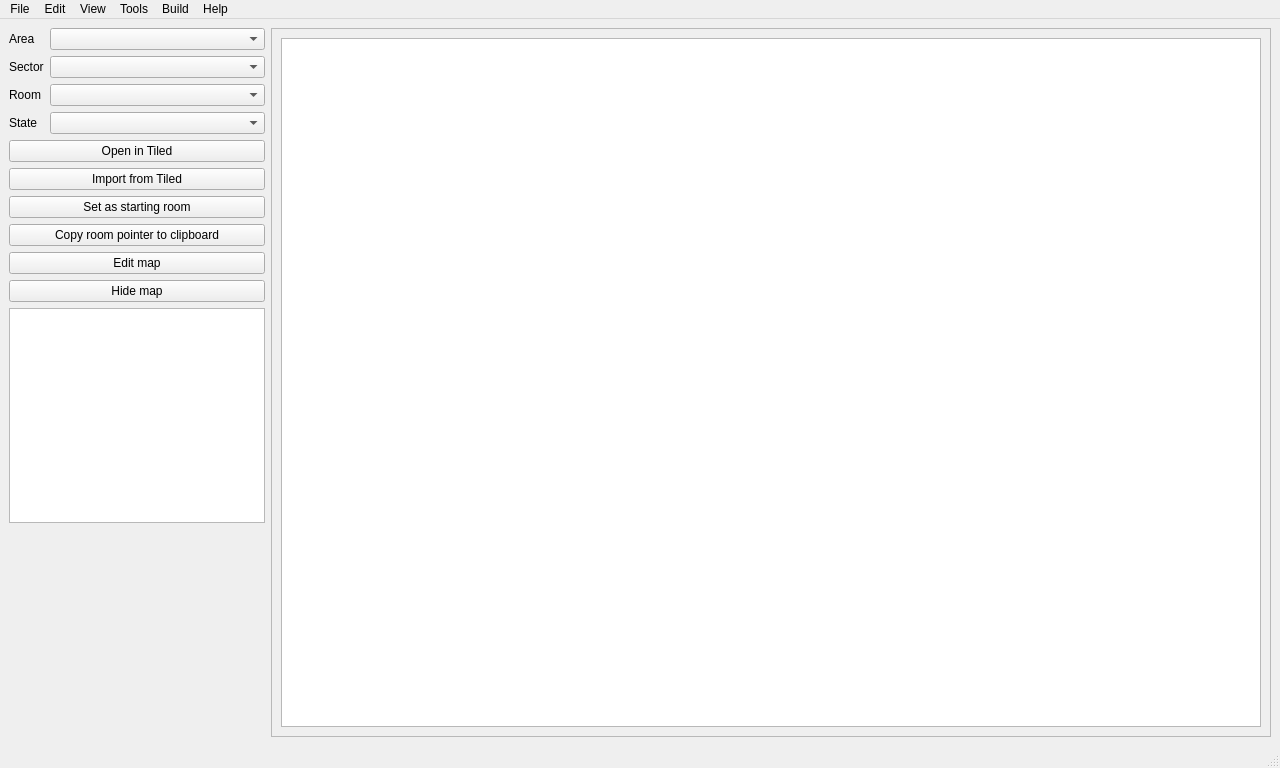
<?xml version="1.0" encoding="UTF-8"?>
<ui version="4.0">
 <class>MainWindow</class>
 <widget class="QMainWindow" name="MainWindow">
  <property name="geometry">
   <rect>
    <x>0</x>
    <y>0</y>
    <width>1280</width>
    <height>768</height>
   </rect>
  </property>
  <property name="windowTitle">
   <string>DSVania Editor</string>
  </property>
  <property name="windowIcon">
   <iconset>
    <normaloff>images/dsvedit_icon.png</normaloff>images/dsvedit_icon.png</iconset>
  </property>
  <widget class="QWidget" name="centralwidget">
   <layout class="QHBoxLayout" name="horizontalLayout">
    <item>
     <layout class="QVBoxLayout" name="verticalLayout">
      <item>
       <layout class="QFormLayout" name="formLayout">
        <item row="0" column="0">
         <widget class="QLabel" name="label">
          <property name="text">
           <string>Area</string>
          </property>
         </widget>
        </item>
        <item row="1" column="0">
         <widget class="QLabel" name="label_2">
          <property name="text">
           <string>Sector</string>
          </property>
         </widget>
        </item>
        <item row="2" column="0">
         <widget class="QLabel" name="label_3">
          <property name="text">
           <string>Room</string>
          </property>
         </widget>
        </item>
        <item row="0" column="1">
         <widget class="QComboBox" name="area">
          <property name="minimumSize">
           <size>
            <width>200</width>
            <height>0</height>
           </size>
          </property>
         </widget>
        </item>
        <item row="1" column="1">
         <widget class="QComboBox" name="sector">
          <property name="minimumSize">
           <size>
            <width>200</width>
            <height>0</height>
           </size>
          </property>
         </widget>
        </item>
        <item row="2" column="1">
         <widget class="QComboBox" name="room">
          <property name="minimumSize">
           <size>
            <width>200</width>
            <height>0</height>
           </size>
          </property>
         </widget>
        </item>
        <item row="3" column="0">
         <widget class="QLabel" name="label_4">
          <property name="text">
           <string>State</string>
          </property>
         </widget>
        </item>
        <item row="3" column="1">
         <widget class="QComboBox" name="room_state"/>
        </item>
       </layout>
      </item>
      <item>
       <widget class="QPushButton" name="tiled_export">
        <property name="text">
         <string>Open in Tiled</string>
        </property>
       </widget>
      </item>
      <item>
       <widget class="QPushButton" name="tiled_import">
        <property name="text">
         <string>Import from Tiled</string>
        </property>
       </widget>
      </item>
      <item>
       <widget class="QPushButton" name="set_as_starting_room">
        <property name="text">
         <string>Set as starting room</string>
        </property>
       </widget>
      </item>
      <item>
       <widget class="QPushButton" name="copy_room_pointer">
        <property name="text">
         <string>Copy room pointer to clipboard</string>
        </property>
       </widget>
      </item>
      <item>
       <widget class="QPushButton" name="edit_map">
        <property name="text">
         <string>Edit map</string>
        </property>
       </widget>
      </item>
      <item>
       <widget class="QPushButton" name="toggle_hide_map">
        <property name="text">
         <string>Hide map</string>
        </property>
       </widget>
      </item>
      <item>
       <widget class="QGraphicsView" name="map_graphics_view"/>
      </item>
      <item>
       <spacer name="verticalSpacer">
        <property name="orientation">
         <enum>Qt::Vertical</enum>
        </property>
        <property name="sizeHint" stdset="0">
         <size>
          <width>20</width>
          <height>40</height>
         </size>
        </property>
       </spacer>
      </item>
     </layout>
    </item>
    <item>
     <widget class="QScrollArea" name="scrollArea">
      <property name="sizePolicy">
       <sizepolicy hsizetype="Expanding" vsizetype="Expanding">
        <horstretch>1</horstretch>
        <verstretch>0</verstretch>
       </sizepolicy>
      </property>
      <property name="widgetResizable">
       <bool>true</bool>
      </property>
      <widget class="QWidget" name="scrollAreaWidgetContents">
       <property name="geometry">
        <rect>
         <x>0</x>
         <y>0</y>
         <width>996</width>
         <height>707</height>
        </rect>
       </property>
       <layout class="QVBoxLayout" name="verticalLayout_2">
        <item>
         <widget class="RoomView" name="room_graphics_view"/>
        </item>
       </layout>
      </widget>
     </widget>
    </item>
   </layout>
  </widget>
  <widget class="QMenuBar" name="menubar">
   <property name="geometry">
    <rect>
     <x>0</x>
     <y>0</y>
     <width>1280</width>
     <height>21</height>
    </rect>
   </property>
   <widget class="QMenu" name="menuFile">
    <property name="title">
     <string>File</string>
    </property>
    <addaction name="actionOpen_Folder"/>
    <addaction name="actionExtract_ROM"/>
    <addaction name="actionSave"/>
    <addaction name="actionExit"/>
   </widget>
   <widget class="QMenu" name="menuTools">
    <property name="title">
     <string>Tools</string>
    </property>
    <addaction name="actionEnemy_Editor"/>
    <addaction name="actionItem_Editor"/>
    <addaction name="actionMap_Editor"/>
    <addaction name="actionText_Editor"/>
    <addaction name="actionSprite_Editor"/>
    <addaction name="actionGFX_Editor"/>
    <addaction name="actionPlayer_Editor"/>
    <addaction name="actionPlayer_State_Anims_Editor"/>
    <addaction name="actionMusic_Editor"/>
    <addaction name="actionItem_Pool_Editor"/>
    <addaction name="actionTileset_Editor"/>
    <addaction name="actionMenu_Editor"/>
    <addaction name="actionSpecial_Object_Editor"/>
    <addaction name="actionShop_Editor"/>
    <addaction name="actionQuest_Editor"/>
    <addaction name="actionWeapon_Synth_Editor"/>
    <addaction name="actionMagic_Seal_Editor"/>
    <addaction name="actionApply_ARMIPS_Patch"/>
    <addaction name="actionAdd_Overlay"/>
    <addaction name="actionEntity_Search"/>
    <addaction name="actionAddress_Converter"/>
    <addaction name="actionFix_Save_Files"/>
    <addaction name="actionSettings"/>
   </widget>
   <widget class="QMenu" name="menuBuild">
    <property name="title">
     <string>Build</string>
    </property>
    <addaction name="actionBuild"/>
    <addaction name="actionBuild_and_Run"/>
    <addaction name="actionBuild_and_Test"/>
   </widget>
   <widget class="QMenu" name="menuView">
    <property name="title">
     <string>View</string>
    </property>
    <addaction name="actionEntities"/>
    <addaction name="actionDoors"/>
    <addaction name="actionCollision"/>
    <addaction name="actionLayers"/>
    <addaction name="actionGlitch_Doors"/>
   </widget>
   <widget class="QMenu" name="menuHelp">
    <property name="title">
     <string>Help</string>
    </property>
    <addaction name="actionAbout"/>
   </widget>
   <widget class="QMenu" name="menuEdit">
    <property name="title">
     <string>Edit</string>
    </property>
    <addaction name="actionEdit_Room_Props"/>
    <addaction name="actionEdit_Layers"/>
    <addaction name="actionEdit_Entities"/>
    <addaction name="actionEdit_Doors"/>
    <addaction name="actionAdd_Entity"/>
    <addaction name="actionAdd_Door"/>
    <addaction name="actionAdd_Room"/>
    <addaction name="actionClear_Room_Contents"/>
   </widget>
   <addaction name="menuFile"/>
   <addaction name="menuEdit"/>
   <addaction name="menuView"/>
   <addaction name="menuTools"/>
   <addaction name="menuBuild"/>
   <addaction name="menuHelp"/>
  </widget>
  <widget class="QStatusBar" name="statusbar"/>
  <action name="actionExtract_ROM">
   <property name="text">
    <string>Extract ROM</string>
   </property>
  </action>
  <action name="actionExit">
   <property name="text">
    <string>Exit</string>
   </property>
  </action>
  <action name="actionEnemy_Editor">
   <property name="text">
    <string>Enemy Editor</string>
   </property>
   <property name="shortcut">
    <string>E</string>
   </property>
  </action>
  <action name="actionSettings">
   <property name="text">
    <string>Settings</string>
   </property>
  </action>
  <action name="actionBuild">
   <property name="text">
    <string>Build</string>
   </property>
   <property name="shortcut">
    <string>F5</string>
   </property>
  </action>
  <action name="actionBuild_and_Run">
   <property name="text">
    <string>Build and Run</string>
   </property>
   <property name="shortcut">
    <string>F6</string>
   </property>
  </action>
  <action name="actionSave">
   <property name="text">
    <string>Save</string>
   </property>
   <property name="shortcut">
    <string>Ctrl+S</string>
   </property>
  </action>
  <action name="actionOpen_Folder">
   <property name="text">
    <string>Open Folder</string>
   </property>
   <property name="shortcut">
    <string>O</string>
   </property>
  </action>
  <action name="actionText_Editor">
   <property name="text">
    <string>Text Editor</string>
   </property>
   <property name="shortcut">
    <string>T</string>
   </property>
  </action>
  <action name="actionSprite_Editor">
   <property name="text">
    <string>Sprite Editor</string>
   </property>
   <property name="toolTip">
    <string>Sprite Editor</string>
   </property>
   <property name="shortcut">
    <string>P</string>
   </property>
  </action>
  <action name="actionItem_Editor">
   <property name="text">
    <string>Item Editor</string>
   </property>
   <property name="shortcut">
    <string>I</string>
   </property>
  </action>
  <action name="actionEntity_Search">
   <property name="text">
    <string>Entity Search</string>
   </property>
   <property name="toolTip">
    <string>Entity Search</string>
   </property>
   <property name="shortcut">
    <string>Ctrl+F</string>
   </property>
  </action>
  <action name="actionEntities">
   <property name="checkable">
    <bool>true</bool>
   </property>
   <property name="checked">
    <bool>true</bool>
   </property>
   <property name="text">
    <string>Entities</string>
   </property>
   <property name="shortcut">
    <string>F1</string>
   </property>
  </action>
  <action name="actionDoors">
   <property name="checkable">
    <bool>true</bool>
   </property>
   <property name="checked">
    <bool>true</bool>
   </property>
   <property name="text">
    <string>Doors</string>
   </property>
   <property name="shortcut">
    <string>F2</string>
   </property>
  </action>
  <action name="actionCollision">
   <property name="checkable">
    <bool>true</bool>
   </property>
   <property name="text">
    <string>Collision</string>
   </property>
   <property name="shortcut">
    <string>F3</string>
   </property>
  </action>
  <action name="actionLayers">
   <property name="checkable">
    <bool>true</bool>
   </property>
   <property name="checked">
    <bool>true</bool>
   </property>
   <property name="text">
    <string>Layers</string>
   </property>
   <property name="shortcut">
    <string>F4</string>
   </property>
  </action>
  <action name="actionAbout">
   <property name="text">
    <string>About</string>
   </property>
  </action>
  <action name="actionEdit_Layers">
   <property name="text">
    <string>Edit Layers</string>
   </property>
  </action>
  <action name="actionMap_Editor">
   <property name="text">
    <string>Map Editor</string>
   </property>
   <property name="shortcut">
    <string>M</string>
   </property>
  </action>
  <action name="actionAdd_Entity">
   <property name="text">
    <string>Add Entity</string>
   </property>
   <property name="shortcut">
    <string>A</string>
   </property>
  </action>
  <action name="actionItem_Pool_Editor">
   <property name="text">
    <string>Item Pool Editor</string>
   </property>
  </action>
  <action name="actionGFX_Editor">
   <property name="text">
    <string>GFX Editor</string>
   </property>
   <property name="shortcut">
    <string>G</string>
   </property>
  </action>
  <action name="actionMusic_Editor">
   <property name="text">
    <string>Music Editor</string>
   </property>
  </action>
  <action name="actionTileset_Editor">
   <property name="text">
    <string>Tileset Editor</string>
   </property>
  </action>
  <action name="actionPlayer_Editor">
   <property name="text">
    <string>Player Editor</string>
   </property>
   <property name="shortcut">
    <string>L</string>
   </property>
  </action>
  <action name="actionEdit_Entities">
   <property name="text">
    <string>Edit Entities</string>
   </property>
  </action>
  <action name="actionSpecial_Object_Editor">
   <property name="text">
    <string>Special Object Editor</string>
   </property>
  </action>
  <action name="actionBuild_and_Test">
   <property name="text">
    <string>Build and Test</string>
   </property>
   <property name="shortcut">
    <string>F7</string>
   </property>
  </action>
  <action name="actionAdd_Overlay">
   <property name="text">
    <string>Add Overlay</string>
   </property>
  </action>
  <action name="actionWeapon_Synth_Editor">
   <property name="text">
    <string>Weapon Synth Editor</string>
   </property>
  </action>
  <action name="actionEdit_Room_Props">
   <property name="text">
    <string>Edit Room Props</string>
   </property>
  </action>
  <action name="actionShop_Editor">
   <property name="text">
    <string>Shop Editor</string>
   </property>
  </action>
  <action name="actionEdit_Doors">
   <property name="text">
    <string>Edit Doors</string>
   </property>
  </action>
  <action name="actionAdd_Door">
   <property name="text">
    <string>Add Door</string>
   </property>
   <property name="shortcut">
    <string>D</string>
   </property>
  </action>
  <action name="actionMagic_Seal_Editor">
   <property name="text">
    <string>Magic Seal Editor</string>
   </property>
  </action>
  <action name="actionPlayer_State_Anims_Editor">
   <property name="text">
    <string>Player State Anims Editor</string>
   </property>
  </action>
  <action name="actionApply_ARMIPS_Patch">
   <property name="text">
    <string>Apply ARMIPS Patch</string>
   </property>
  </action>
  <action name="actionQuest_Editor">
   <property name="text">
    <string>Quest Editor</string>
   </property>
  </action>
  <action name="actionAdd_Room">
   <property name="text">
    <string>Add Room</string>
   </property>
  </action>
  <action name="actionAddress_Converter">
   <property name="text">
    <string>Address Converter</string>
   </property>
  </action>
  <action name="actionClear_Room_Contents">
   <property name="text">
    <string>Clear Room Contents</string>
   </property>
  </action>
  <action name="actionFix_Save_Files">
   <property name="text">
    <string>Fix Save Files</string>
   </property>
  </action>
  <action name="actionMenu_Editor">
   <property name="text">
    <string>Menu Editor</string>
   </property>
  </action>
  <action name="actionGlitch_Doors">
   <property name="checkable">
    <bool>true</bool>
   </property>
   <property name="text">
    <string>Glitch Doors</string>
   </property>
  </action>
 </widget>
 <customwidgets>
  <customwidget>
   <class>RoomView</class>
   <extends>QGraphicsView</extends>
   <header>roomview.h</header>
  </customwidget>
 </customwidgets>
 <resources/>
 <connections>
  <connection>
   <sender>actionExit</sender>
   <signal>activated()</signal>
   <receiver>MainWindow</receiver>
   <slot>close()</slot>
   <hints>
    <hint type="sourcelabel">
     <x>-1</x>
     <y>-1</y>
    </hint>
    <hint type="destinationlabel">
     <x>399</x>
     <y>299</y>
    </hint>
   </hints>
  </connection>
 </connections>
</ui>
